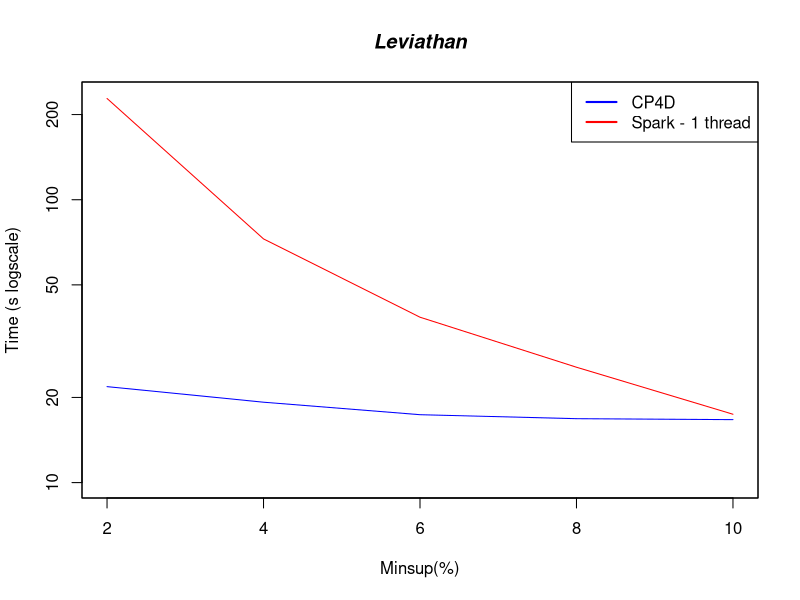

The R source for this figure:


#DATA
xLabel <- c("2", "4", "6", "8", "10")
x <- c(1:5)

cp4d <- c(21.840, 19.239, 17.379, 16.824, 16.694)
spark1 <- c(228.016, 72.690, 38.427, 25.575, 17.443)

#PLOT
plot(x,cp4d, log = "y", type="l", xlab="Minsup(%)", ylab="Time (s logscale)", col="blue", xaxt='n', ylim=c(10, 230))
lines(x,spark1, col="red")

#Pretty up
title(main="Leviathan", font.main=4)
legend("topright", legend=c("CP4D", "Spark - 1 thread"), lty=c(1,1),lwd=c(2,2), col=c("blue","red"))
axis(1, at=1:5, lab=xLabel)
box()